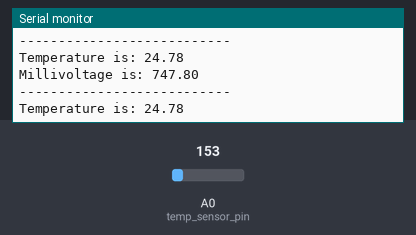
Recording of a sketch running on a simulated Arduino Uno, built with avr-gcc and run on an emulated ATmega328P. Parts: the last lines printed to the serial monitor. Inputs (shaded band) come from the test bench; at power-on: A0 (temp_sensor_pin) = 153.

Above: at 1.3 s.
1.4 s: A0 (temp_sensor_pin) set to 165
At 1.88 s:
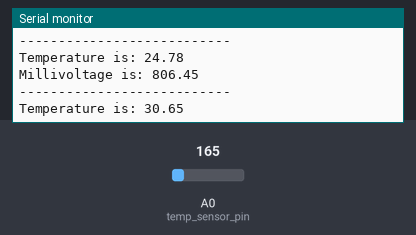
2.9 s: A0 (temp_sensor_pin) set to 175
At 3.42 s:
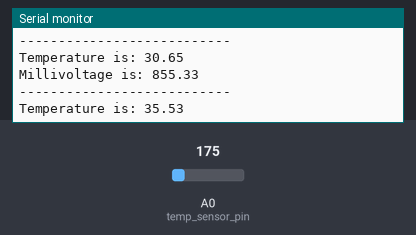
Timing chart, 0 to 5.9 s (numbered marks = the images above; inputs shaded):
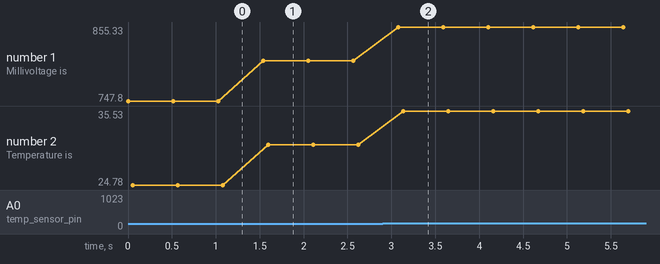

Measured:
- after the input at 1.4 s, the serial monitor: prints a new line after 0.14 s (image 1)
- after the input at 2.9 s, the serial monitor: prints a new line after 0.18 s (image 2)
- plotted number 1: 747.8 → 806.45 after the input at 1.4 s, 806.45 → 855.33 after the input at 2.9 s
- plotted number 2: 24.78 → 30.65 after the input at 1.4 s, 30.65 → 35.53 after the input at 2.9 s

The sketch:

WP3_E3_TEMPERATURE_METER_V_2.0.ino
```cpp
// (C) Bassam -> Group: 23 (2022)
// Work package 3
// Exercise 3 TEMPERATURE METER V 2.0
// Submission code: AbC-12!

/*------------------------------------------------------------
EXERCISE 3 TEMPERATURE METER V 2.0
A program to measure the temperature by TMP36 sensor, The program recieves the voltage
from the sensor and convert it with 10 bits resolution to the corresponding temperature
using this formula -> Temperature (°C) = (VOUT – 500) / 10.
The results shall be printed to the serial every 500 ms.
--------------------------------------------------------------*/


//define the temp sensor TMP36 Pin
#define temp_sensor_pin A0  //the sensor is connected to A0


/*
 * setup() - this function runs once when you turn your Arduino on
 * We initialize the serial connection with the computer
 */
void setup()
{
  Serial.begin(9600);  //Start the serial connection with the computer
                       //to view the result open the serial monitor
  pinMode(temp_sensor_pin, INPUT); // set the pin mode for the temp sensor to input
}


/*
 * loop() - this function runs infinitely where we need to run the code constantly
 */
void loop()
{

 int temp_analog_reading = analogRead(temp_sensor_pin); //get the voltage reading from the temperature sensor


 float voltage = temp_analog_reading * 5.0; // converting the reading to voltage by multiplying it with 5 "which is the supply voltage given"


 voltage /= 1023.0;                     // divide the voltage on 1023 for 10 bits resolution


 float mVolt = voltage * 1000;          // to be able to use the give formula which uses the millivolt unit, we need to convert the voltage to millivolts.

 // print out the millivolts
 Serial.print("Millivoltage is: ");
 Serial.println(mVolt);
 Serial.println("---------------------------");


 float temperature = (mVolt - 500)/10 ; // to convert the millivolts to c degrees we need to convert the millivolts to C degrees.
                                        // The first 500 millivolts are left as an offset to calculate the negative degrees. So each 10 mv = 1 C degree
                                        // 500 + 10 =  1 C degree.
                                        // 500 - 10 = -1 C degree.
                                        // so 500 mv are subtracted from the millivolts and then divided by 10 to get how many C degrees.


// print out the temperature
 Serial.print("Temperature is: ");
 Serial.println(temperature);

 delay(500);                            //wait for 500 milliseconds
}
```
